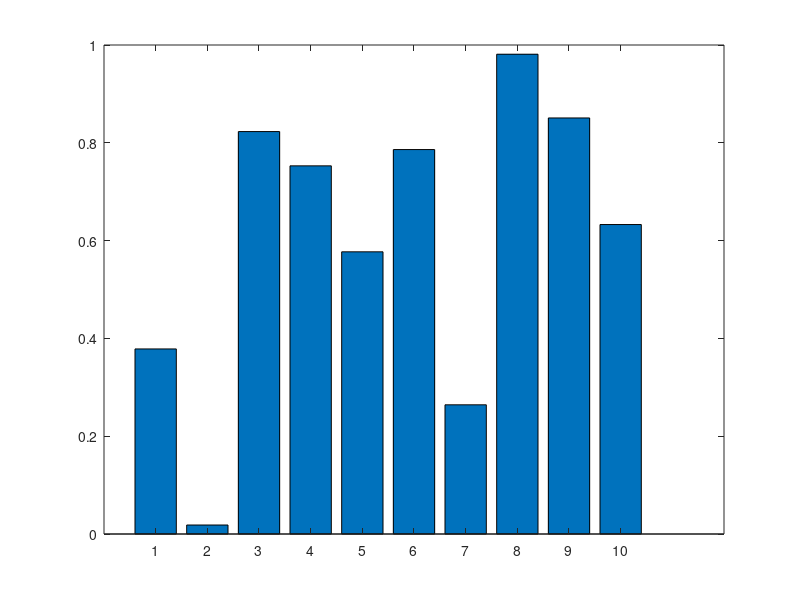

MATLAB code to generate this figure: (Note: this script raises an error after producing the figure.)
h = figure;
axis tight manual % this ensures that getframe() returns a consistent size
filename = 'test.gif';
for n = 1:0.5:5
    % Draw plot for y = x.^n
    x = rand(10,1) ;
    bar(x)
    drawnow
    % Capture the plot as an image
    frame = getframe(h);
    im = frame2im(frame);
    [imind,cm] = rgb2ind(im,256);
    % Write to the GIF File
    if n == 1
        imwrite(imind,cm,filename,'gif', 'Loopcount',inf);
    else
        imwrite(imind,cm,filename,'gif','WriteMode','append');
    end
end
